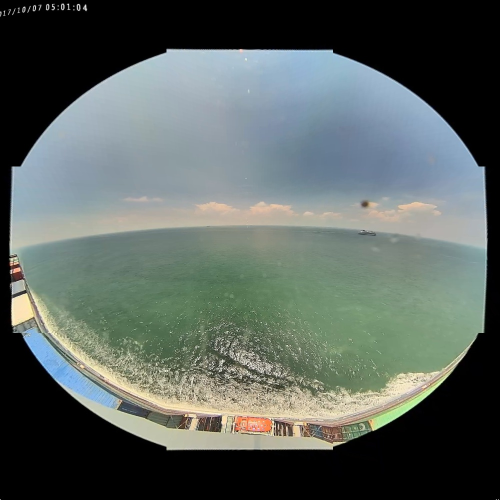
#> input picture FisheyeDewarping/dewarpedImage/2017-10-07_05-00_PORT.mkv_20180319_181000.345.jpg, 1000 x 1000 px, given as the content of the folder msung Heavy Industry Dataset/1. targets/1. target - vessels/, which was not available (shown at 1/2 size)
$ python source.py   (older library calls are emulated)
#> lines starting #> are read from the running program, lines starting #| are printed output that depends on the picture; after the words box and inside, x2 and y2 are one past the last pixel; in counts of white or black regions, pixels touching at a corner belong together; pictures that were not available may be replaced by others from this repository, and a replacement may not be noted
### FisheyeDewarping/warpingUI.py
import sys, errno
import cv_utils as cu
import numpy as np
import os.path
import cv2
from os import listdir
from os.path import isfile, join
import threading
import time
import math

X = 0
Y = 1
Z = 2


class WarpUI:

    def __init__(self, window_name, image_path):
        self.image_index = 0
        self.N_WARP = 3

        self.selected_division = 0
        self.selected_warp = 0

        self.symmetric_mode = False
        self.grid_mode = False
        self.perspective_mode = True
        self.sym_select = 0

        self.DIVISION_ROW = 1
        self.DIVISION_COL = 1
        self.DIVISION_SIZE = self.DIVISION_ROW * self.DIVISION_COL

        self.window_name = window_name

        self.image = None
        self.grid_image = None
        self.canvas = np.zeros((1150, 2000, 3), np.uint8)
        self.number_of_grid = 10
        self.grid_points_per_line = 300
        self.img_size = np.array([1920, 1920])
        self.img_plane_size = np.array([1000, 1000])
        self.img_margin = 23
        self.img_division_size = np.array(
            [int(self.img_size[0] / self.DIVISION_COL), int(self.img_size[1] / self.DIVISION_ROW)]
        )
        self.warp_buttons = []
        self.warp_select_buttons = []
        self.pos_buttons = []
        self.lmouse_pressed = False
        self.video_play = False

        self.warps = []
        self.warped_img = []

        self.target = []
        self.sym_target = []
        self.grid_points = []

        # Load image
        self.img_path = image_path
        self.image_files = listdir(self.img_path)
        self.img_save_path = "dewarpedImage/" + image_path
        self.load_image()
#> in load_image, self.image is the input picture: shape (1000, 1000, 3); mean B, G, R 94.5, 99, 89.9
#> in copy_to, `shape = src_image.shape`: shape = (1000, 1000, 3)
#> in copy_to, `dst_image[ position[1]:shape[0] + position[1], position[0]:shape[1] + ..`:
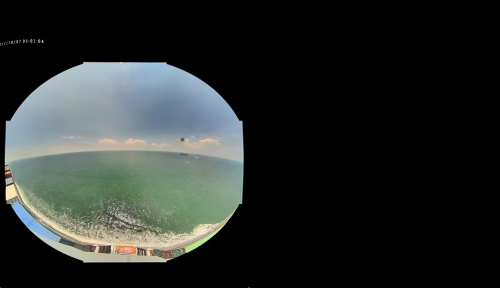
#> dst_image: shape (1150, 2000, 3) (shown at 1/4 size); mean of channels 0, 1, 2 41.1, 43.1, 39.1; drawn as B, G, R

        # Draw grid image
        r = self.img_plane_size[X] / 2.0 - self.img_margin
        for g in range(self.number_of_grid):
            k = (g + 1) * 0.1
            temp_pts = []
            for i in range(4):
                temp_pts.append([])
            # (x - w/2)^2 + k(y - h/2)^2 = r
            for pt in range(self.grid_points_per_line + 1):
                x = (r * 2) / self.grid_points_per_line * pt
                y = math.sqrt((pow(r, 2.0) - pow(x - (r * 2) / 2.0, 2.0)) * k) + (r * 2) / 2.0
                temp_pts[0].append((self.img_margin + x, self.img_margin + y))
                temp_pts[1].append((self.img_margin + y, self.img_margin + x))
                temp_pts[2].append((self.img_margin + x, self.img_margin + (r * 2) - y))
                temp_pts[3].append((self.img_margin + (r * 2) - y, self.img_margin + x))
            for i in range(4):
                temp_pts[i] = np.array(temp_pts[i], np.int32)
                temp_pts[i] = temp_pts[i].reshape((-1, 1, 2))
                self.grid_points.append(temp_pts[i])

        self.grid_image = np.array(self.image)
        self.draw_grid(self.grid_image)
#> after the loop in draw_grid, `for pts in self.grid_points:`:
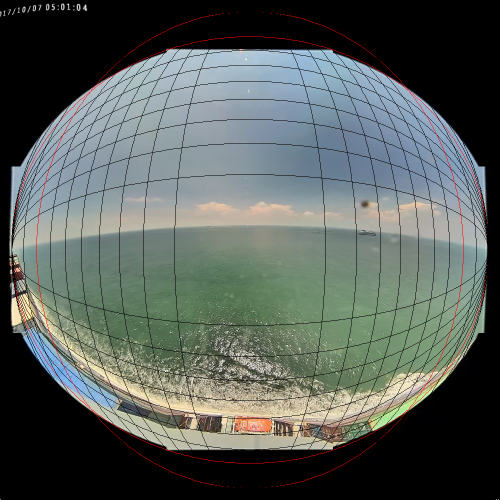
#> image: shape (1000, 1000, 3) (shown at 1/2 size); mean B, G, R 89.7, 94.1, 86.5
#> after the loop in draw_grid, `for pts in self.grid_points:`: row = 40

        # Make Warp objects
        for d in range(self.DIVISION_SIZE):
            self.warps.append([])
            for w in range(self.N_WARP):
                self.warps[d].append(cu.Warp(self.img_division_size[X], self.img_division_size[Y]))
                file_name = 'warp_attr' + str(d) + '_' + str(w) + '.npy'
                if os.path.isfile(file_name):
                    self.warps[d][w].set_attr_array(np.load(file_name))

        # Set target division
        for w in range(self.N_WARP):
            self.target.append(self.warps[0][w])
            self.sym_target.append(self.warps[0][w])

        warp = self.warps[0][0]

        # Draw buttons at canvas
        for i in range(warp.CDC.size):
            off = 0
            if i >= warp.D.size:
                off = 1
            if i >= warp.C.size + warp.D.size:
                off = 2
            if i >= warp.D.size + warp.C.size + warp.Cnew.size:
                off = 3

            button = []
            for w in range(self.N_WARP):
                button.append(
                    cu.Button(
                        canvas=self.canvas,
                        left_top=(50 * i, 50 * w),
                        size=(50, 50),
                        color=(i * 2 + 20 * off + 30 * w, i * 5 + 20 * off + 20 * w, i * 7 + 30 * off + 5 * w * w)
                    )
                )
                button[w].draw()

            self.warp_buttons.append(button)
#> after the loop, self.warp_buttons = 23 items

        self.save_button = cu.Button(
            canvas=self.canvas,
            left_top=(2000 - 50, 0),
            size=(50, 50),
            color=(50, 50, 255),
            text='Save'
        )
        self.save_button.set_function(self.save_warp_attr)
        self.save_button.draw()

        self.symmetry_button = cu.Button(
            canvas=self.canvas,
            size=(50, 50),
            color=(200, 50, 10),
            text='Sym'
        )
        self.symmetry_button.locate_left(self.save_button)
        self.symmetry_button.set_function(self.toggle_symmetric)
        self.symmetry_button.toggle = True
        self.symmetry_button.draw()

        self.grid_button = cu.Button(
            canvas=self.canvas,
            size=(50, 50),
            color=(50, 200, 10),
            text='Grid'
        )
        self.grid_button.locate_left(self.symmetry_button)
        self.grid_button.set_function(self.toggle_grid)
        self.grid_button.toggle = True
        self.grid_button.draw()

        self.perspective_button = cu.Button(
            canvas=self.canvas,
            size=(50, 50),
            color=(100, 100, 100),
            text='Persp'
        )
        self.perspective_button.locate_left(self.grid_button)
        self.perspective_button.set_function(self.toggle_perspective)
        self.perspective_button.toggle = True
        self.perspective_button.draw()

        self.play_pause_button = cu.Button(
            canvas=self.canvas,
            size=(50, 50),
            color=(100, 100, 100),
            text='||'
        )
        self.play_pause_button.locate_left(self.perspective_button)
        self.play_pause_button.set_function(self.toggle_play_pause)
        self.play_pause_button.toggle = True
        self.play_pause_button.draw()

        self.position_button = cu.Button(
            canvas=self.canvas,
            left_top=(
                self.canvas.shape[1] - 150,
                100
            ),
            size=(150, 50),
            color=(0, 0, 0),
            text='0/0'
        )
        self.grid_button.draw()

        self.next_button = cu.Button(
            canvas=self.canvas,
            size=(50, 50),
            color=(150, 150, 150),
            text='>'
        )
        self.next_button.locate_left(self.position_button)
        self.next_button.set_function(self.load_next_file)
        self.next_button.draw()

        self.prev_button = cu.Button(
            canvas=self.canvas,
            size=(50, 50),
            color=(150, 150, 150),
            text='<'
        )
        self.prev_button.locate_left(self.next_button)
        self.prev_button.set_function(self.load_prev_file)
        self.prev_button.draw()

        # Make buttons
        for w in range(self.N_WARP):
            cam_pos_button = cu.Button(
                canvas=self.canvas,
                left_top=(self.img_plane_size[1] + int(warp.CDC[6] - 10), int(warp.CDC[9]) + 150),
                size=(10, 10),
                color=(0, 255, 0)
            )

            new_cam_pos_button = cu.Button(
                canvas=self.canvas,
                left_top=(self.img_plane_size[1] + int(warp.CDC[15]), int(warp.CDC[18]) + 150),
                size=(10, 10),
                color=(255, 0, 0)
            )

            self.pos_buttons.append((cam_pos_button, new_cam_pos_button))

            warp_select_button = cu.Button(
                canvas=self.canvas,
                left_top=(50 * (warp.D.size + warp.C.size + warp.Cnew.size + 1), 50 * w),
                size=(50, 50),
                color=(125, 125, 0),
                text=str(w + 1)
            )
            warp_select_button.toggle = True
            warp_select_button.draw()

            self.warp_select_buttons.append(warp_select_button)

            self.warp_select_buttons[0].press()
            self.warp_select_buttons[0].release()
#> this loop made 3 passes
#> pass 1, in __init__ (call 78), `self.canvas = canvas`:
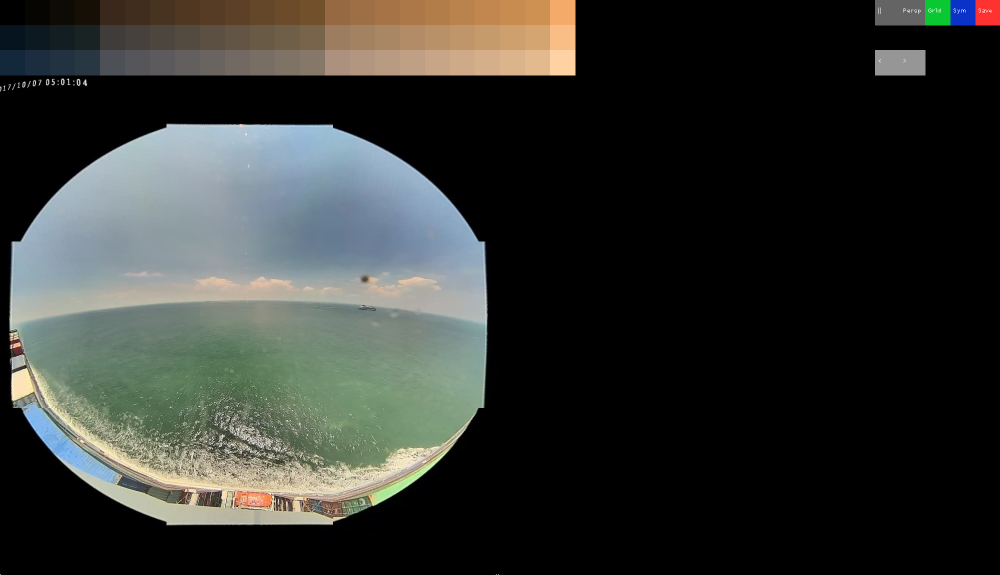
#> self.canvas: shape (1150, 2000, 3) (shown at 1/2 size); mean of channels 0, 1, 2 47.9, 51.6, 49.4; drawn as B, G, R
#> pass 3, in __init__ (call 84), `self.canvas = canvas`:
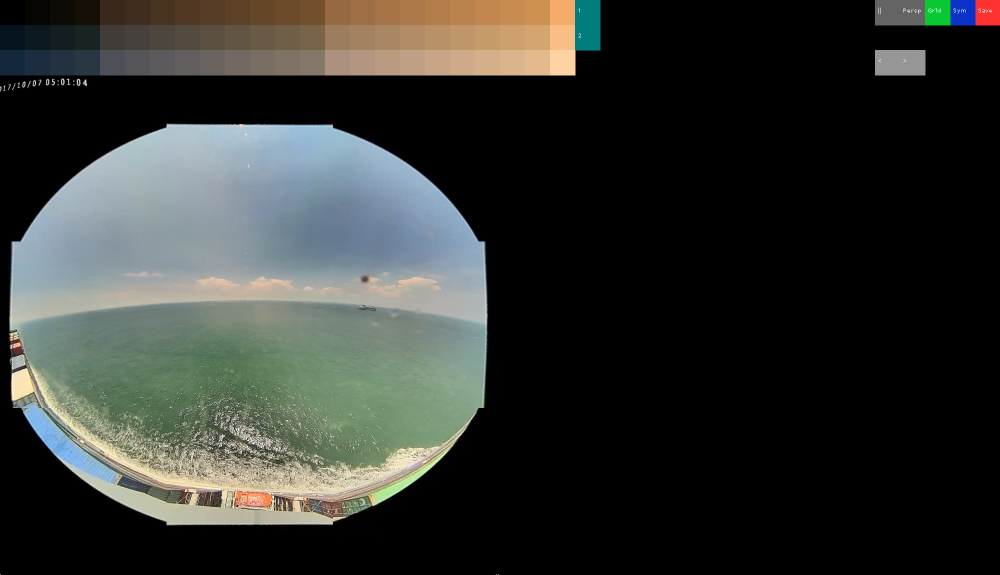
#> self.canvas: shape (1150, 2000, 3) (shown at 1/2 size); mean of channels 0, 1, 2 48.2, 51.9, 49.3; drawn as B, G, R
#> after the loop, self.pos_buttons = 3 items; self.warp_select_buttons = 3 items

        # Draw number on buttons
        self.refresh_buttons_number()


        # # Load video
        # self.video_path = "D:/Samsung Heavy Industry Dataset/2017-10-28_12-00_PORTx6.mkv"
        # self.video_capture = cv2.VideoCapture(self.video_path)

        self.perspective_pts1 = np.float32([[40, 450], [150, 900], [960, 450], [850, 900]])
        self.perspective_pts2 = np.float32([[0, 300], [300, 800], [1000, 300], [700, 800]])
        self.perspective_pts3 = np.float32([[0, 500], [0, 1000], [1000, 500], [1000, 1000]])
        self.perspective_pts4 = np.float32([[0, 500], [300, 1000], [1000, 500], [700, 1000]])

        # Make dewarp image
        for i in range(0, self.DIVISION_SIZE):
            self.warped_img.append(None)
            self.draw_warped_image(i)
#> this loop made 1 pass
#> pass 1, in dewarp, `dewarped = cv2.remap( src_image, self.map1, self.map2, cv2.INTER_LINEA..`:
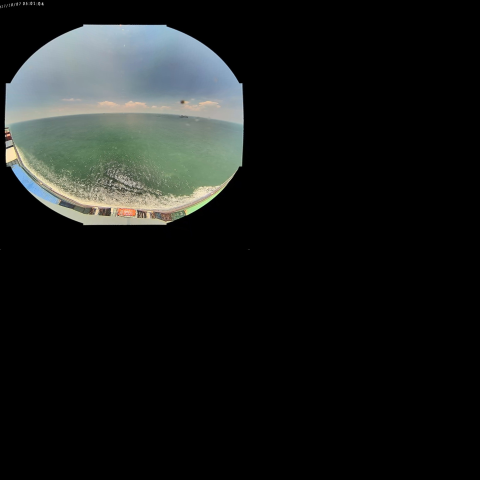
#> dewarped: shape (1920, 1920, 3) (shown at 1/4 size); mean B, G, R 25.6, 26.9, 24.4
#> pass 1, in dewarp_image, `dewarped = cv2.warpPerspective(dewarped, M, tuple(img_size))`:
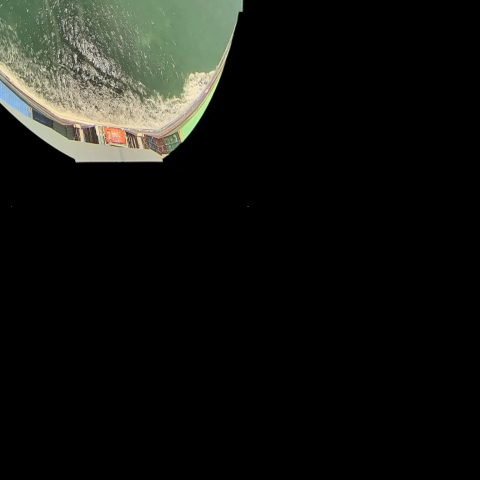
#> dewarped: shape (1920, 1920, 3) (shown at 1/4 size); mean B, G, R 17.3, 21, 19.9
#> after the loop, self.warped_img = 1 item

        # Draw red box at selected division
        self.draw_division_box(self.selected_division)

        # [51 lines of commented-out code are left out]
        cu.show_image(
            content=self.canvas,
            window_name=self.window_name,
            option=cv2.WINDOW_AUTOSIZE,
            mouse_callback=self.mouse_callback
        )

        # Save dewarped image
        for i in range(self.DIVISION_SIZE):
            row = int(i / self.DIVISION_COL)
            col = i % self.DIVISION_COL
            cu.copy_to(self.warped_img[i], self.image, (self.img_division_size[X] * col, self.img_division_size[Y] * row))

        cv2.imwrite(self.img_save_path, self.image)

        self.threads_kill = True
        # self.video_capture.release()
        cv2.destroyAllWindows()

    # [46 lines left out: functions convert_images, convert_image, load_next_file, load_prev_file, not called in this run]

    def load_image(self):
        path = self.img_path + self.image_files[self.image_index]
        self.image = cv2.imread(path, cv2.IMREAD_COLOR)
        if self.image is None:
            print('Cannot read image \'' + path + '\'')
            return False
        print('Load ', self.image_files[self.image_index])
        cu.copy_to(self.resize_img(self.image), self.canvas, (0, 150))
        return True

    def resize_img(self, img):
        return cv2.resize(img, tuple(self.img_plane_size), cv2.INTER_LINEAR)

    def toggle_symmetric(self):
        self.symmetric_mode = not self.symmetric_mode

    # [8 lines left out: function toggle_grid, not called in this run]

    def toggle_perspective(self):
        self.perspective_mode = not self.perspective_mode

    # [29 lines left out: functions toggle_play_pause, save_warp_attr, refresh_warped_image, not called in this run]

    def refresh_buttons_number(self):
        for w in range(self.N_WARP):
            for i in range(self.warps[self.selected_division][w].CDC.size):
                self.warp_buttons[i][w].draw(str(self.warps[self.selected_division][w].CDC[i]))

    def division_pos(self, index):
        return (self.img_plane_size[Y] + int(self.img_division_size[X] * (index % self.DIVISION_COL)),
                150 + int(self.img_division_size[Y] * int(index / self.DIVISION_COL)))

    # [13 lines left out: function symmetric_pos, not called in this run]

    def draw_division_box(self, index, color=(0, 0, 255)):
#> called with index = 0, color = (0, 0, 255)
        chk_pos = self.division_pos(index)
        # Draw red box at selected division
        cv2.rectangle(
            self.canvas,
            (chk_pos[0] + 1, chk_pos[1] + 1),
            (chk_pos[0] + self.img_division_size[X] - 1, chk_pos[1] + self.img_division_size[Y] - 1),
            color,
            1
        )
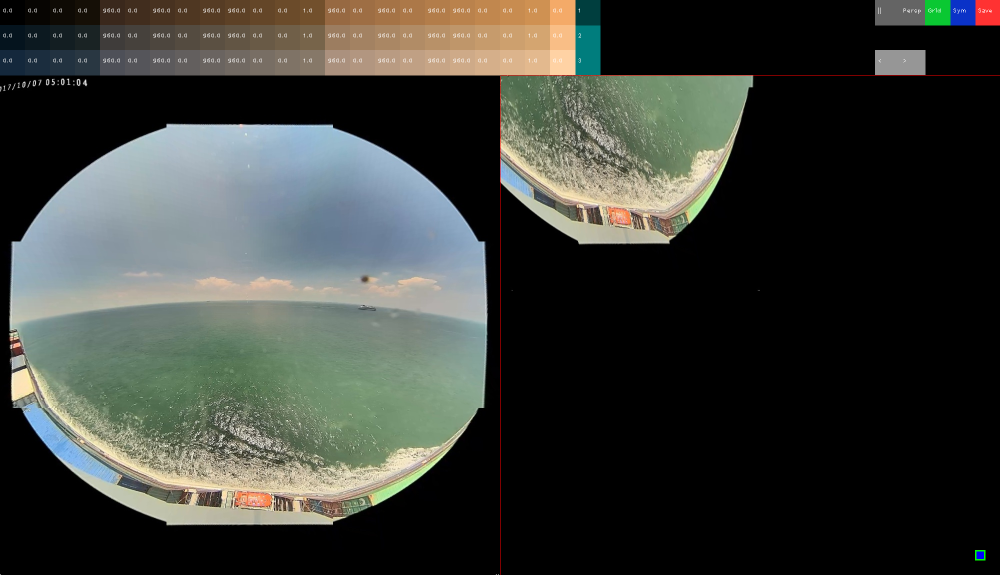
#> self.canvas: shape (1150, 2000, 3) (shown at 1/2 size); 7.04% of pixels changed, all inside (x1, y1, x2, y2) = (7, 0, 2000, 1150); drawn as B, G, R

    def draw_grid(self, image):
        row = 0
        for pts in self.grid_points:
            cv2.polylines(
                img=image,
                pts=[pts],
                isClosed=False,
                color=(0, 0, 255) if
                int(row / 4) == 7
                else (0, 0, 0),
                thickness=1,
                lineType=8
            )
            row += 1

    def dewarp_image(self, image, warp, img_size, ratio=1.0):
        dewarped = image

        for j in range(self.N_WARP):
            # if self.grid_mode and j is self.selected_warp:
            #     self.draw_grid(dewarped)
            dewarped = warp[j].dewarp(
                dewarped,
                tuple(img_size),
                ratio
            )

        if self.perspective_mode:
            M = cv2.getPerspectiveTransform(
                self.perspective_pts1 * ratio,
                self.perspective_pts2 * ratio
            )
            dewarped = cv2.warpPerspective(dewarped, M, tuple(img_size))

        return dewarped

    def draw_warped_image(self, index):
        self.refresh_buttons_number()

        # print("Warp arguments=============================================")
        # for i in range(self.N_WARP):
        #     self.target[i].print()

        dewarped = self.image

        if self.grid_mode:
            dewarped = np.array(self.grid_image)

        dewarped = self.dewarp_image(
            dewarped,
            self.warps[index],
            self.img_size,
            ratio=self.img_size[0]/self.img_plane_size[0]
        )

        row = int(index / self.DIVISION_COL)
        col = index % self.DIVISION_COL

        # Divide image
        x = int(self.img_division_size[X] * col)
        y = int(self.img_division_size[Y] * row)
        width = self.img_division_size[X]
        height = self.img_division_size[Y]
        self.warped_img[index] = dewarped[y:y + height, x:x + width]

        division_pos = self.division_pos(index)
        cu.copy_to(
            cv2.resize(
                self.warped_img[index],
                tuple((self.img_division_size * (self.img_plane_size / self.img_size)).astype(np.int32)),
                cv2.INTER_LINEAR
            ),
            self.canvas,
            division_pos
        )

        warp = self.warps[self.selected_division][self.selected_warp]

        self.pos_buttons[self.selected_warp][0].left_top = \
            (self.img_plane_size[1] + int(warp.CDC[6] - 10),
             int(warp.CDC[9] - 10) + 150)

        self.pos_buttons[self.selected_warp][0].right_bottom = \
            (self.img_plane_size[1] + int(warp.CDC[6] + 10),
             int(warp.CDC[9] + 10) + 150)

        self.pos_buttons[self.selected_warp][1].left_top = \
            (self.img_plane_size[1] + int(warp.CDC[15] - 7),
             int(warp.CDC[18] - 7) + 150)

        self.pos_buttons[self.selected_warp][1].right_bottom = \
            (self.img_plane_size[1] + int(warp.CDC[15] + 7),
             int(warp.CDC[18] + 7) + 150)

        self.pos_buttons[self.selected_warp][0].draw()
        self.pos_buttons[self.selected_warp][1].draw()

    # [196 lines left out: function mouse_callback, not called in this run]

### FisheyeDewarping/cv_utils.py
import cv2
import errno, sys
import numpy as np
import math

X = 0
Y = 1
Z = 2


# Convert BGR opencv image to RGB image
def to_rgb(image):
    b, g, r = cv2.split(image)
    return cv2.merge([r, g, b])


def show_image(content, window_name="Image", option=cv2.WINDOW_NORMAL, mouse_callback=None):
#> the loop in __init__, `for i in range(self.DIVISION_SIZE):` made 1 pass
#> (row, col) on pass 1: (0, 0)
    cv2.namedWindow(window_name, option)
    if mouse_callback is not None:
        cv2.setMouseCallback(window_name, mouse_callback)
    cv2.imshow(window_name, content)
    cv2.waitKey()


def copy_to(src_image, dst_image, position):
    shape = src_image.shape
    # try:
#> (the run stopped early here; a loop or call above may not have finished)
